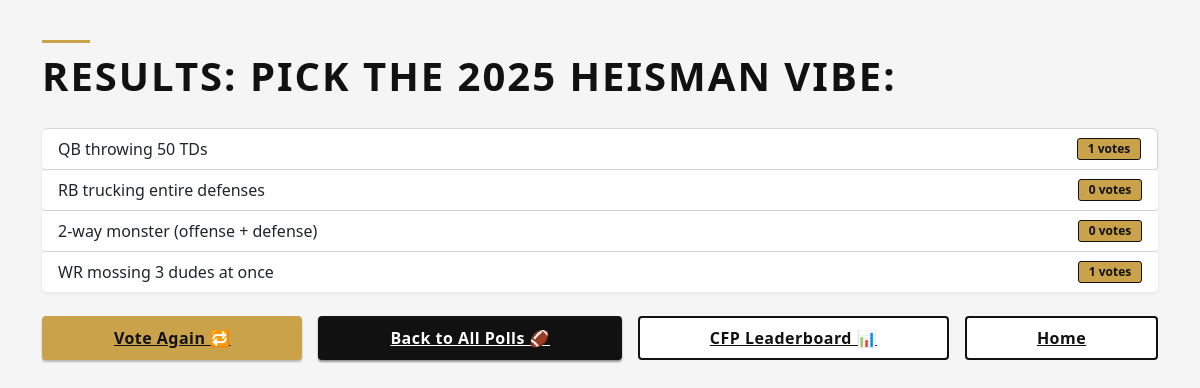
Page /polls/polls/5/results/ on the earlier database version.
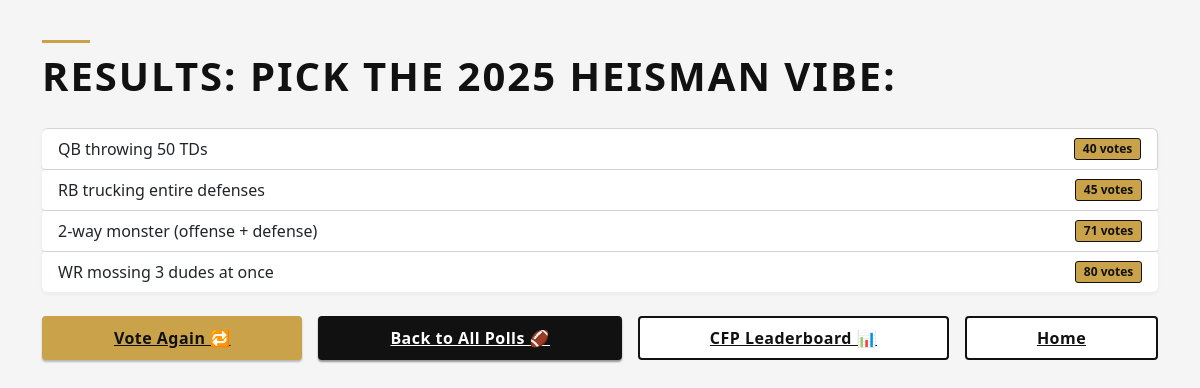
Same page on the later database version.
### polls/models.py (models this page shows, shortened)
class Choice(models.Model):
    question = models.ForeignKey(Question, on_delete=models.CASCADE)
    choice_text = models.CharField("choice text", max_length=200)
    votes = models.IntegerField(default=0)

### polls/views.py (the view)
# urls.py: path("polls/<int:pk>/results/", views.ResultsView.as_view(), name="results"),
class ResultsView(generic.DetailView):
    model = Question
    template_name = "polls/results.html"

### polls/templates/polls/results.html (shortened to what this page needs)
{% extends "polls/base.html" %}
{% block content %}
<h1 class="page-title">Results: {{ question.question_text }}</h1>
<ul class="list-group results-list mb-4">
  {% for choice in question.choice_set.all %}
    <li class="list-group-item d-flex justify-content-between align-items-center">
      <span>{{ choice.choice_text }}</span>
      <span class="badge text-bg-primary">{{ choice.votes }} votes</span>
    </li>
  {% endfor %}
</ul>
<div class="d-flex flex-column flex-md-row gap-3">
  <a
    class="btn-cfp-gold flex-fill text-center py-2"
    href="{% url 'polls:detail' question.id %}"
  >
    Vote Again 🔁
  </a>
  <a
    class="btn-cfp-dark flex-fill text-center py-2"
    href="{% url 'polls:index' %}"
  >
    Back to All Polls 🏈
  </a>
  <a
    class="btn-cfp-outline flex-fill text-center py-2"
    href="{% url 'polls:cfp_results' %}"
  >
    CFP Leaderboard 📊
  </a>
  <a
    class="btn-cfp-outline flex-fill text-center py-2"
    href="{% url 'polls:home' %}"
  >
    Home
  </a>
</div>
{% endblock %}

Differences in the rows shown:
changed Choice "QB throwing 50 TDs": votes "1" → "40"
changed Choice "RB trucking entire defenses": votes "0" → "45"
changed Choice "2-way monster (offense + defense)": votes "0" → "71"
changed Choice "WR mossing 3 dudes at once": votes "1" → "80"
